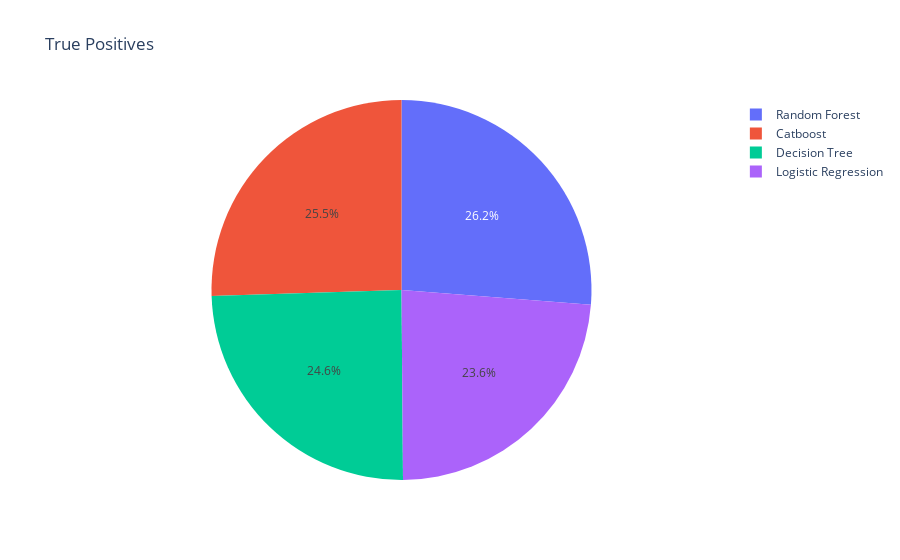

Notebook source saved alongside this figure:
### Code cell
px.pie(data_frame=cm_df, names=cm_df['model'], values=cm_df['True Positives'], title='True Positives')

### Figure 1 — Plotly figure (JSON) as saved in the notebook; plotly's stock layout.template omitted (floating-point values rounded to 4 significant figures)
{"data": [{"domain": {"x": [0, 1], "y": [0, 1]}, "hovertemplate": "model=%{label}<br>True Positives=%{value}<extra></extra>", "labels": ["Random Forest", "Catboost", "Decision Tree", "Logistic Regression"], "legendgroup": "", "name": "", "showlegend": true, "type": "pie", "values": [1867, 1815, 1752, 1682]}], "layout": {"legend": {"tracegroupgap": 0}, "title": {"text": "True Positives"}}}
